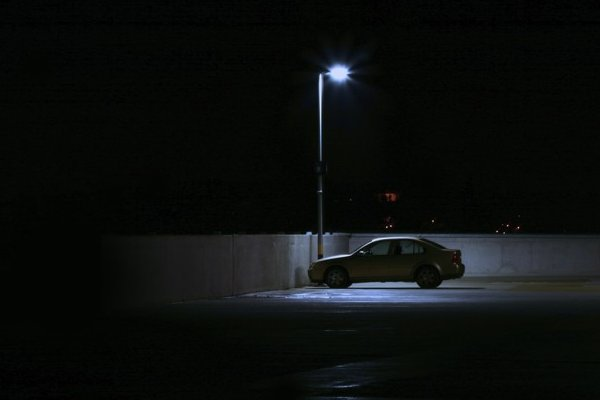
#> input picture project/srcpic/cars.jpg, 600 x 400 px
$ python ErosionDilationOperation.py
#> lines starting #> are read from the running program, lines starting #| are printed output that depends on the picture
# Erosion 腐蚀 Dilation膨胀
import cv2
import numpy as np
from matplotlib import pyplot as plt

img = cv2. imread('../srcpic/cars.jpg', 0)
#> img: shape (400, 600); min 0, max 233, mean 13.2

kernel = cv2.getStructuringElement(cv2.MORPH_RECT, (3,3))

# erosion
img_eroded = cv2.erode(img, kernel)
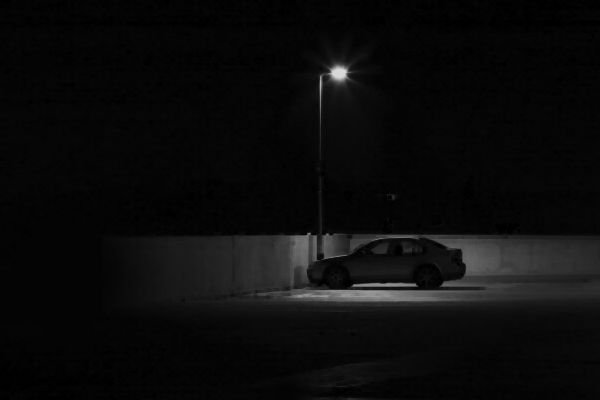
#> img_eroded: shape (400, 600); min 0, max 218, mean 11
# dilation
img_dilated = cv2.dilate(img, img_eroded)
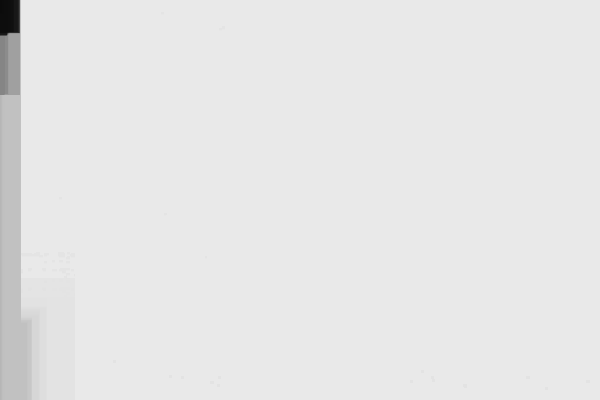
#> img_dilated: shape (400, 600); min 11, max 233, mean 230.5

NpKernel = np.uint8(np.ones((3,3)))
Nperoded = cv2.erode(img, NpKernel)

plt.subplot(231), plt.imshow(img, 'gray'),
plt.title("imgsrc"), plt.xticks([]), plt.yticks([])

plt.subplot(232), plt.imshow(img_eroded, 'gray'),
plt.title("img_eroded"), plt.xticks([]), plt.yticks([])

plt.subplot(233), plt.imshow(img_dilated, 'gray'),
plt.title("img_dilated"), plt.xticks([]), plt.yticks([])

plt.subplot(234), plt.imshow(Nperoded, 'gray'),
plt.title("Nperoded"), plt.xticks([]), plt.yticks([])

plt.show()
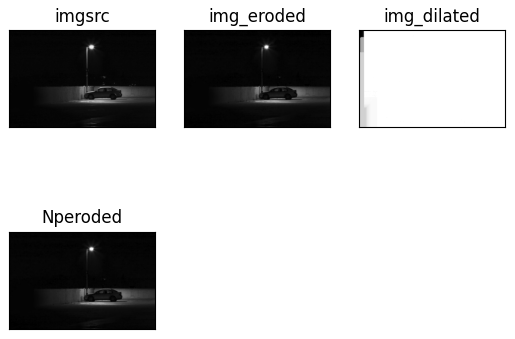
#> figure drawn by matplotlib, 4 panels
